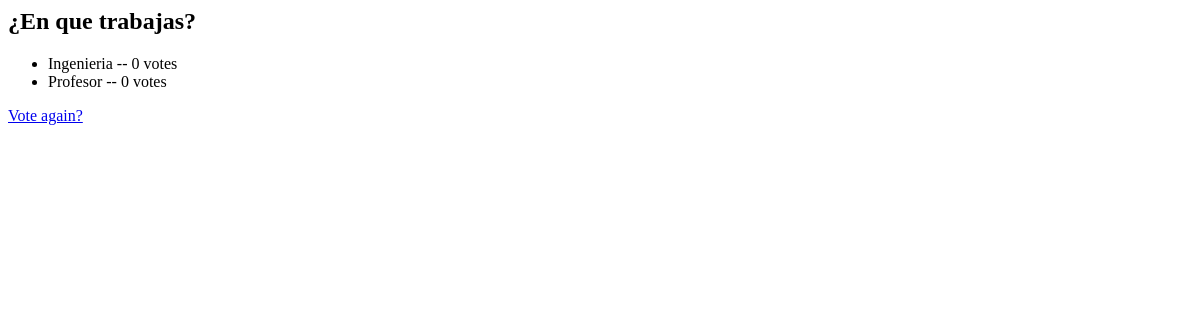
The page /polls/2/results/ on the database as committed earlier.
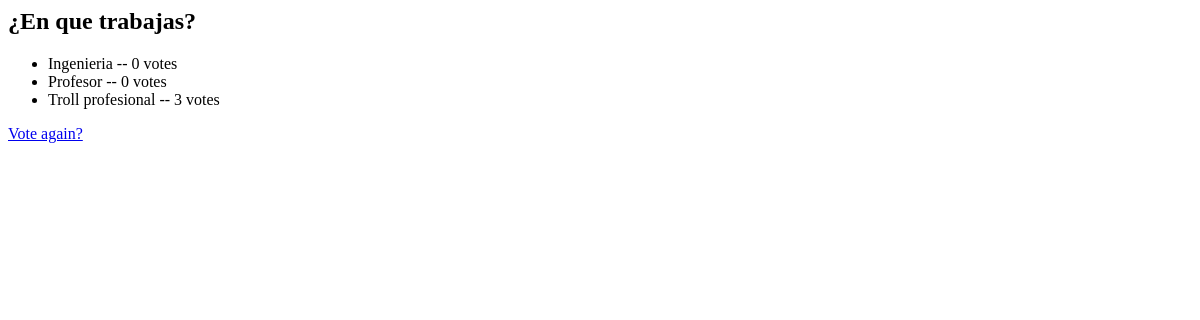
The same page on the database as committed later.
### polls/models.py (models this page shows, shortened)
class Choice(models.Model):
    question = models.ForeignKey(Question, on_delete=models.CASCADE)
    choice_text = models.CharField(max_length=200)
    votes = models.IntegerField(default=0)

### polls/views.py (the view)
# urls.py: path("<int:question_id>/results/" , views.results, name="results"),
def results(request, question_id):
    question = get_object_or_404(Question, pk=question_id)
    return render(request, "polls/results.html", {"question": question})

### polls/templates/polls/results.html
<h2>{{ question.question_text }}</h2>
<ul>
{% for choice in question.choice_set.all %}
    <li>{{ choice.choice_text }} -- {{ choice.votes }} vote{{ choice.votes|pluralize }}</li>
{% endfor %}
</ul>
<a href="{% url 'polls:detail' question.id %}">Vote again?</a>

Rows that differ between the two databases and show on the page:
added Choice: choice_text "Troll profesional", votes "3"
